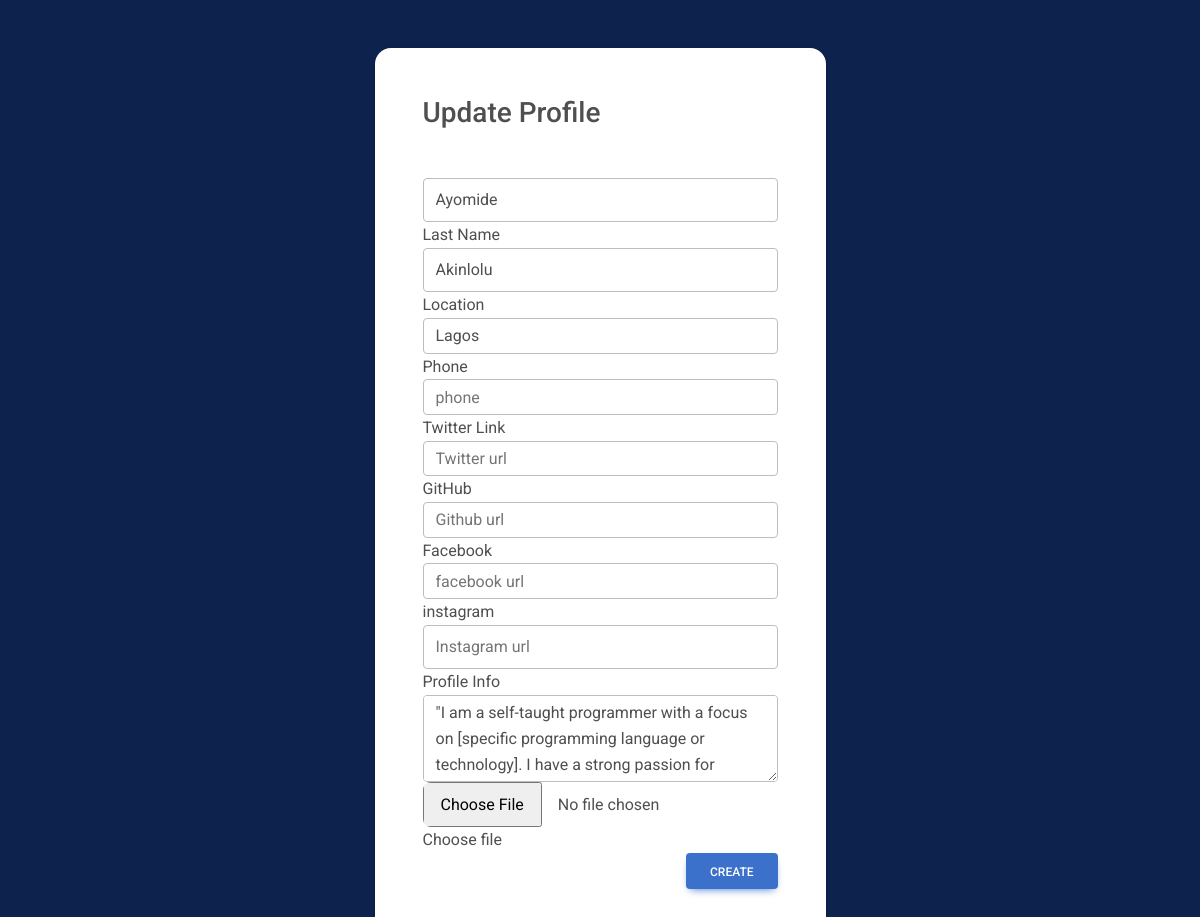
/account/profile/edit/ (signed in), run on an earlier commit of the app's database.
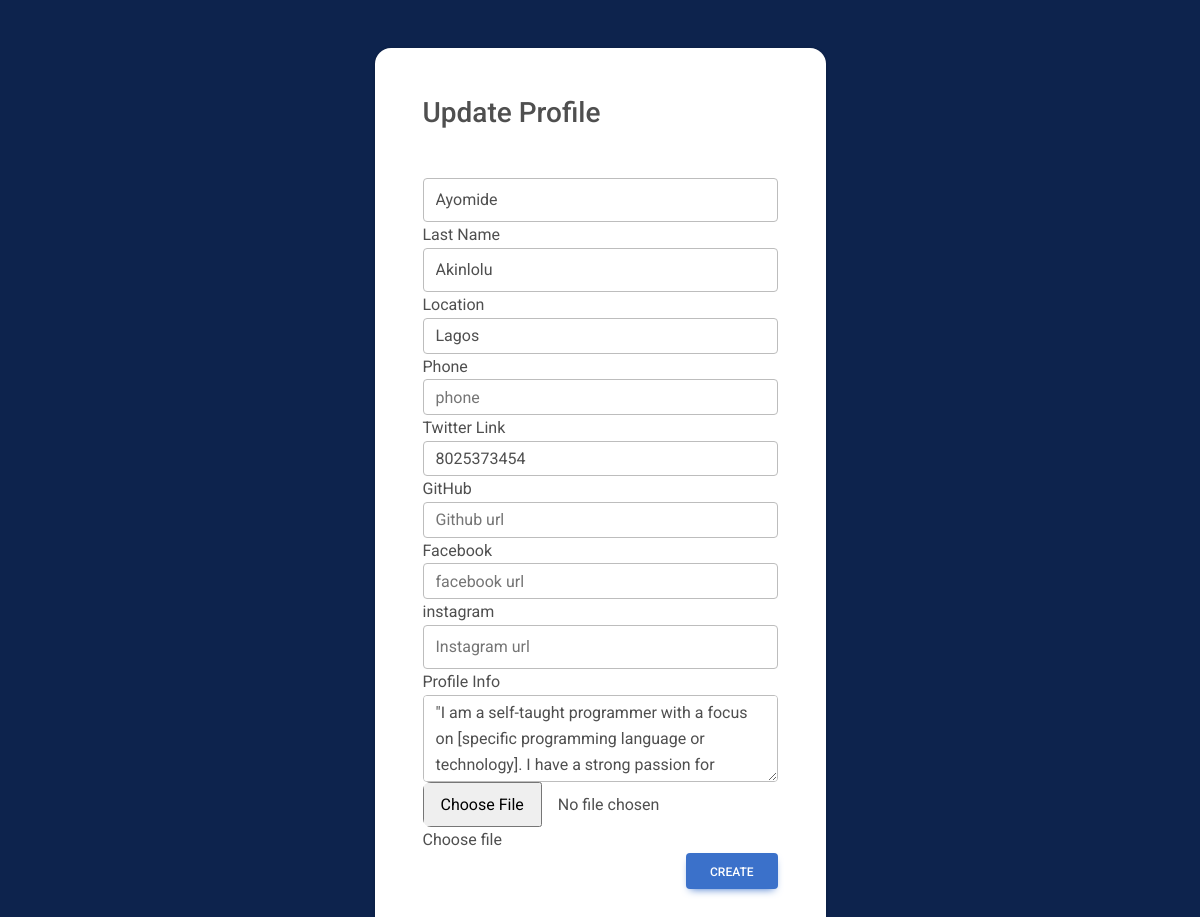
And on a later commit of the database.
### user_auth/models.py (models this page shows, shortened)
class Profile(models.Model):
    user = models.OneToOneField(User, on_delete=models.CASCADE, verbose_name='Username')
    first_name = models.CharField(
        max_length=50, null=True, blank=True, verbose_name='First Name')
    last_name = models.CharField(
        max_length=50, null=True, blank=True, verbose_name='Last Name')
    phone = models.IntegerField(
         null=True, blank=True, verbose_name='Phone NO.')
    location = models.CharField(max_length=50, null=True, blank=True, verbose_name='Location')
    twitter_url = models.URLField(max_length=80, null=True, blank=True)
    github_url = models.URLField(max_length=80, null=True, blank=True)
    facebook_url = models.URLField(max_length=80, null=True, blank=True)
    instagram_url = models.URLField(max_length=80, null=True, blank=True)
    profile_info = models.TextField(max_length=250, null=True, blank=True, verbose_name='About Me')
    created_at = models.DateField(auto_now_add=True)
    profile_pic = models.ImageField(
        upload_to='profile_pictures', blank=True, verbose_name='Picture')
    class Meta:
        ordering = ['-created_at']
        verbose_name = "Profile"
        verbose_name_plural = "Profiles"

### user_auth/views.py (the view)
# urls.py: path('profile/edit/', update_profile, name='edit-profile'),
@login_required
def update_profile(request):
    if request.method == 'POST':
        form = EditProfileForm(request.POST or None, request.FILES, instance=request.user.profile)
        if form.is_valid():
            form.save()
            url = reverse('profile', kwargs = {'username': request.user.username})
            return redirect(url)
    else:
        form = EditProfileForm(instance=request.user.profile)
    template = loader.get_template('edit-profile.html')
    context = {
        'form': form,
    }
    return HttpResponse(template.render(context, request))

### templates/edit-profile.html (shortened to what this page needs)
<!DOCTYPE html>
<html lang="en">
<head>
<link
href="https://cdnjs.cloudflare.com/ajax/libs/font-awesome/6.0.0/css/all.min.css"
rel="stylesheet"
/>
<link
href="https://cdnjs.cloudflare.com/ajax/libs/mdb-ui-kit/6.0.0/mdb.min.css"
rel="stylesheet"
/>
</head>
<body>
<section class="vh-120" style="background-color: #0d234d;">
    <div class="container py-5 h-100">
      <div class="row d-flex justify-content-center align-items-center h-100">
        <div class="col-12 col-md-8 col-lg-6 col-xl-5">
          <div class="card shadow-2-strong" style="border-radius: 1rem;">
            <div class="card-body p-5 text-left">
              <h3 class="mb-5">Update Profile</h3>
              <form method="post" enctype="multipart/form-data" role="form">
              <div class="modal-body">
                  <div class="form-group">
                    {{form.first_name}}
                   </div>
                   <div class="form-group">
                      <label for="title">Last Name</label>
                      {{form.last_name}}
                   </div>
                   <div class="form-group">
                      <label for="title">Location</label>
                      {{form.location}}
                   </div>
                   <div class="form-group">
                     <label for="title">Phone</label>
                     {{form.phone}}
                  </div>
                   <div class="form-group">
                      <label for="title">Twitter Link</label>
                      {{form.twitter_url}}
                   </div>
                   <div class="form-group">
                      <label for="title">GitHub</label>
                      {{form.github_url}}
                   </div>
                   <div class="form-group">
                      <label for="title">Facebook</label>
                      {{form.facebook_url}}
                   </div>
                   <div class="form-group">
                      <label for="title">instagram</label>
                      {{form.instagram_url}}
                   </div>
                   <div class="form-group">
                      <label for="title">Profile Info</label>
                      {{form.profile_info}}
                   </div>
                <div class="custom-file">
                   {{form.profile_pic}}
                   <label class="custom-file-label" for="customFile">Choose file</label>
                 </div>
                  <div class="modal-footer">
                  <button type="submit" class="btn btn-primary">Create</button>
                  </div>
             </div>
              </form>
</div>
</div>
</div>
</div>
</div>
</section>
</body>
</html>

What changed in the data, as far as the page shows it:
changed Profile "Ayomide": twitter_url (not shown) → "8025373454"
